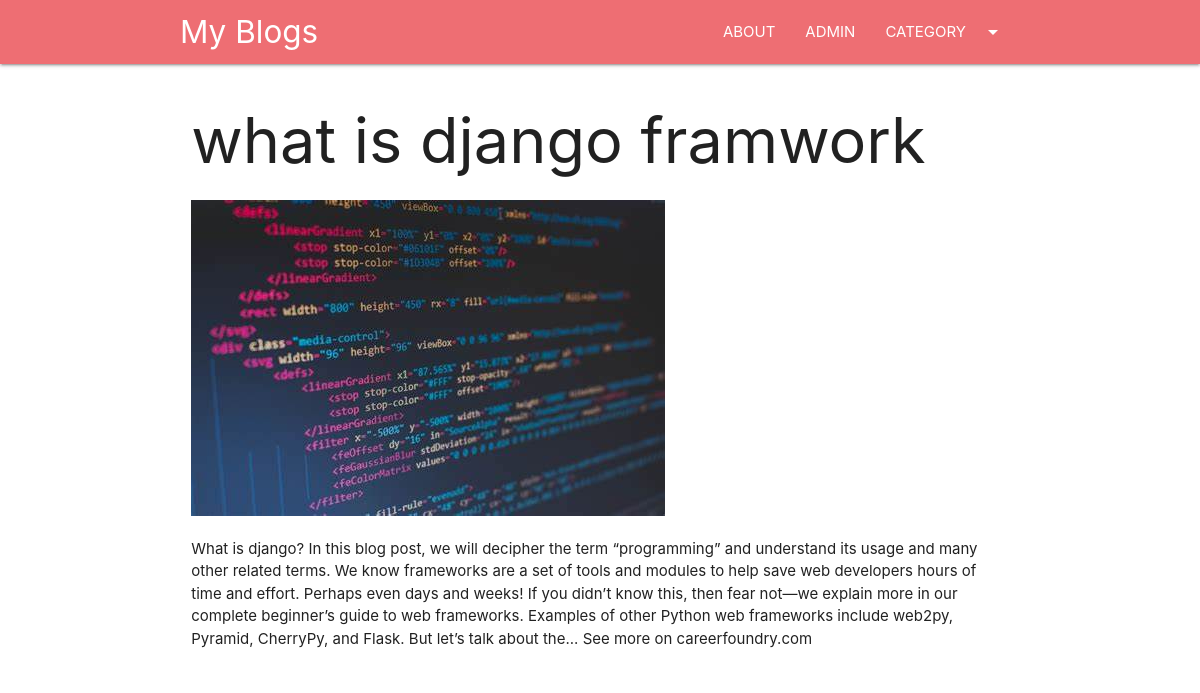
Page /blog/django on the committed database.
### blog/models.py (models this page shows, shortened)
class Post(models.Model):
    post_id = models.AutoField(primary_key=True)
    Title = models.CharField(max_length=100)
    Content = models.TextField()
    url = models.CharField(max_length=100)
    cat = models.ForeignKey(Category, on_delete=models.CASCADE)
    image = models.ImageField(upload_to='post/')

### blog/views.py (the view)
# urls.py: path('blog/<slug:url>', post),
def post(request, url):
    post = Post.objects.get(url=url)
    cats = Category.objects.all()
    return render(request, 'post.html', {'post': post, 'cats': cats})

### templates/post.html (shortened to what this page needs)
{% extends 'base.html' %}
{% block content %}
<div class="container">
    <div class="row">
        <div class="col 12 12">
            <h1>{{post.Title}}</h1>
            <img src="/media/{{post.image}}" class="responsive-img">
            <p>
                {{post.Content}}
            </p>
        </div>
    </div>
</div>
{% endblock %}

### rows in the picture
Post: Title "what is django framwork", image (picture), Content "What is django? In this blog post, we will decipher the term “programming” and understand its usage and many other related terms. We know frameworks are a set of tools and modules to help save web developers hours of time and effort. Perhaps even days and weeks! If you didn’t know this, then fear not—we explain more in our complete beginner’s guide to web frameworks. Examples of other Python web frameworks include web2py, Pyramid, CherryPy, and Flask. But let’s talk about the... See more on careerfoundry.com"
